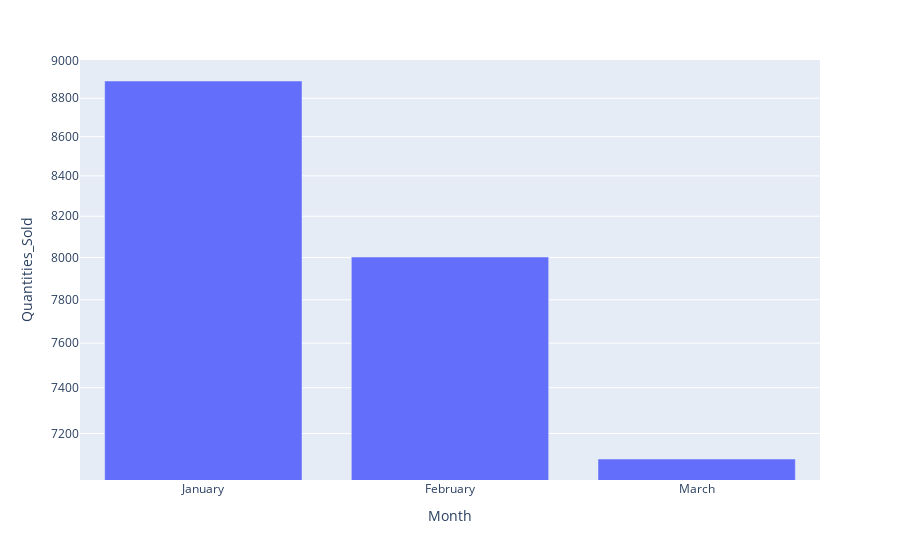

Notebook source saved alongside this figure:
### Code cell
px.bar(month_sale,x=month_sale.index,y='Quantities_Sold',log_y =True)

### Figure 1 — Plotly figure (JSON) as saved in the notebook; plotly's stock layout.template omitted (floating-point values rounded to 4 significant figures)
{"data": [{"alignmentgroup": "True", "hovertemplate": "Month=%{x}<br>Quantities_Sold=%{y}<extra></extra>", "legendgroup": "", "marker": {"color": "#636efa", "pattern": {"shape": ""}}, "name": "", "offsetgroup": "", "orientation": "v", "showlegend": false, "textposition": "auto", "type": "bar", "x": ["January", "February", "March"], "xaxis": "x", "y": [8891, 8002, 7091], "yaxis": "y"}], "layout": {"barmode": "relative", "legend": {"tracegroupgap": 0}, "margin": {"t": 60}, "xaxis": {"anchor": "y", "domain": [0, 1], "title": {"text": "Month"}}, "yaxis": {"anchor": "x", "domain": [0, 1], "title": {"text": "Quantities_Sold"}, "type": "log"}}}
